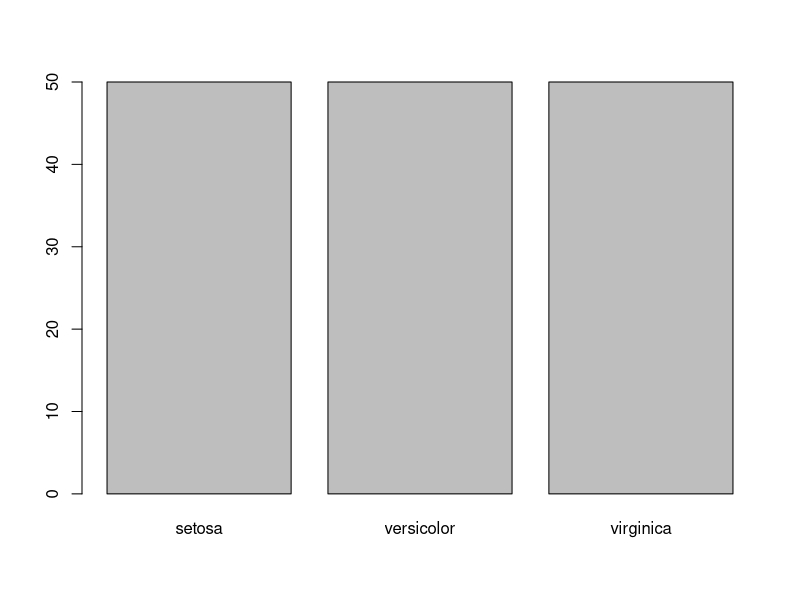
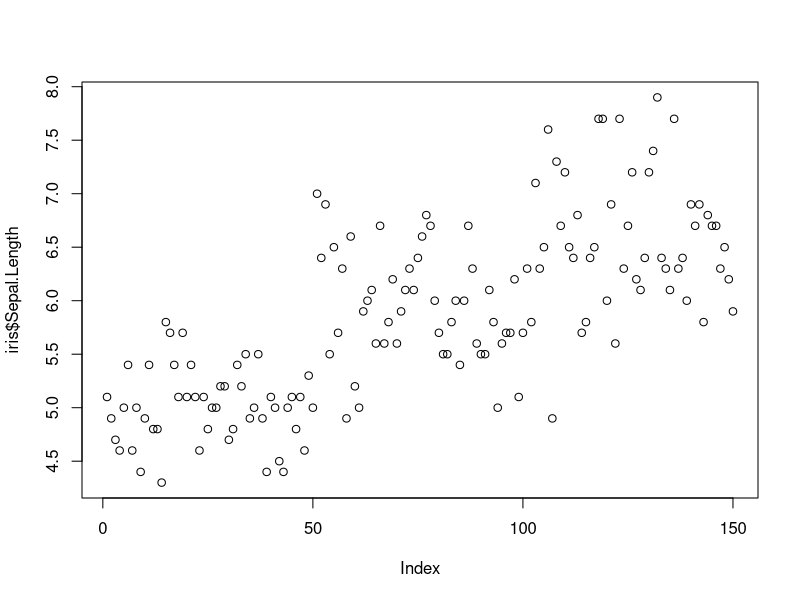
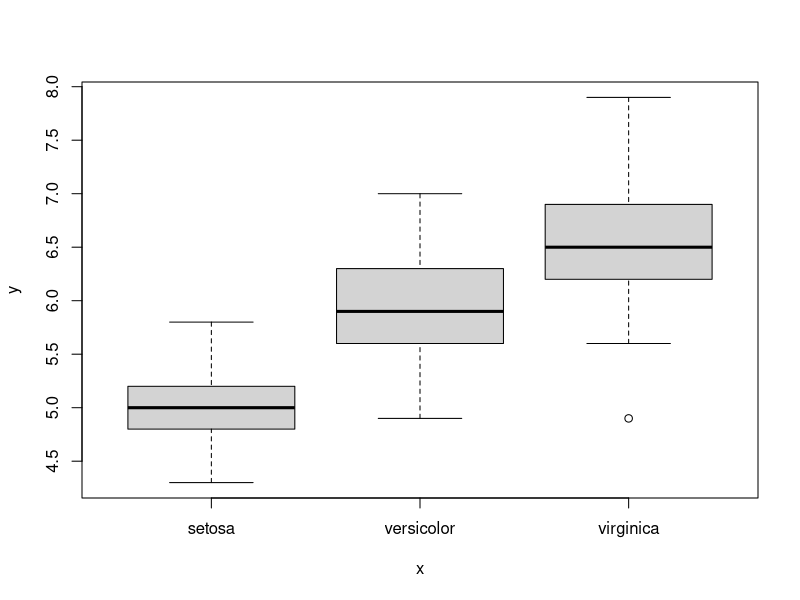
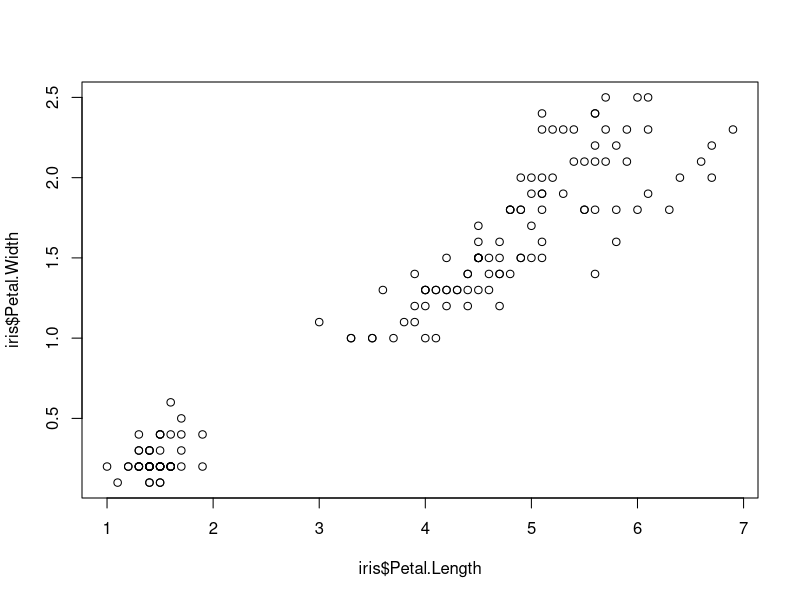
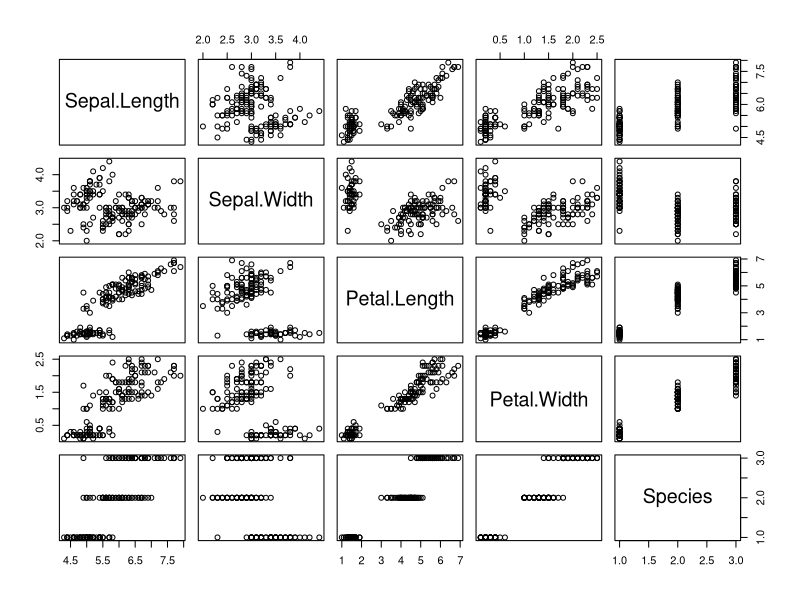

R code for these plots, in order:
library(datasets)

head(iris)  #this is iris dataset

?plot       #help for plot function

plot(iris$Species)  #plotting species column from iris

plot(iris$Sepal.Length)

plot(iris$Species,iris$Sepal.Length)

plot(iris$Petal.Length,iris$Petal.Width)

plot(iris)
